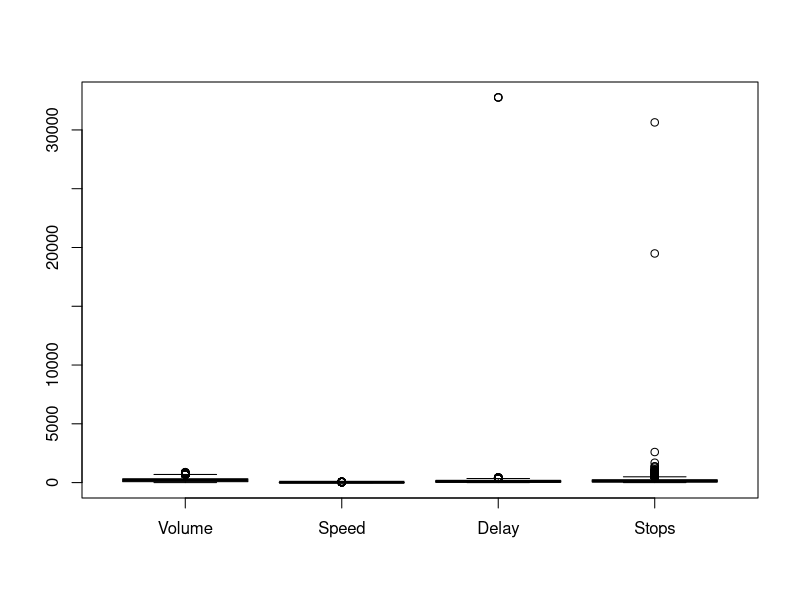
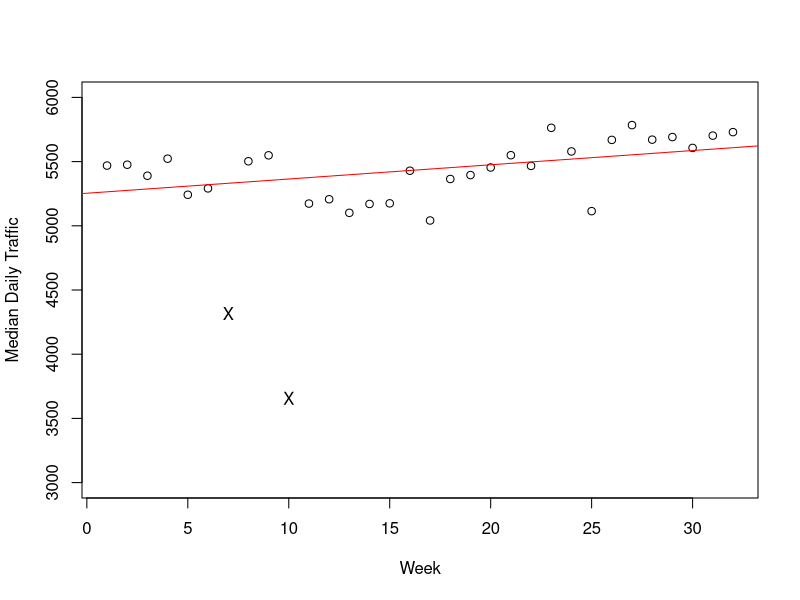

The R source for these figures, in order: (Note: a time limit stopped this script after it produced the figures.)
# Trends
# Three Degrees of Freedom
rm(list=ls())

# Functions --------------------------------------------------------------------

# dayToIndices
#
# Convert a day in the data set into a day and week index coordinate.
#
# Accepts:
#   day - An integer day that represents the day of sampling.
#
# Returns:
#   day - The index for the day for a list of day matricies.
#   week- The week index for the day matrix.

dayToIndices <- function(day) {
    week <- ceiling(day/7)
    day <- day %% 7
    if (day == 0) {day = 7}
    return(c(day=day, week=week))
}

# Data preparation -------------------------------------------------------------
traffic <- read.csv("UrbanAnalytics2015.csv", sep=" ")
traffic$DateTime <- strptime(traffic$DateTime, "%m/%d/%y %H:%M")

bp <- boxplot(traffic[1:4])
# Remove Outliers
for (col in 1:4) {
  traffic[which(traffic[,col] >= bp$stats[5,col]),col] <- NA
}

# Time-based filtering ---------------------------------------------------------
stepsPerDay <- 1440/5
days <- 31
steps = days * stepsPerDay

dayList<-c("Sun.","Mon.","Tues.","Wed.","Thurs.","Fri.","Sat.")

# Bin the volume each day  -----------------------------------------------------

days <- traffic$DateTime[nrow(traffic)]$yday + 356 - traffic$DateTime[1]$yday
weeks = floor(days/7)
matrices <- list()
templates <- list()
for (wday in 0:6) {

    ## For each weekday, compile a matrix of every week's version and compare
    weeklySubset = traffic[which(traffic$DateTime$wday == wday),]
    weeklyMatrix <- matrix(NA,ncol=288, nrow=weeks)
    for (index in 1:nrow(weeklySubset)) {
        dayNumber = 1+  weeklySubset$DateTime[index]$yday + 356 *(weeklySubset$DateTime[index]$year - 113)  - weeklySubset$DateTime[1]$yday
        week = 1 + floor(dayNumber/7)
        minute = 1 + (weeklySubset$DateTime[index]$min + (60*weeklySubset$DateTime[index]$hour))/5

        weeklyMatrix[week, minute] = weeklySubset$Volume[index]
        print(paste(week, minute,weeklySubset$Volume[index]))

    }
    template <- apply(weeklyMatrix, 2, median, na.rm=T)
    matrices <- c(matrices, list(weeklyMatrix))
    templates <- c(templates, list(template))
}

# Total traffic for each day ---------------------------------------------------
results <- matrix(0, nrow=32)
for (week in 1:32) {
    weekData <- numeric(7)
    for(wday in 1:7){
        # Divide by 12 because each element is vehicles/hour per 5 minute segment
        totalTraffic <- sum(matrices[[wday]][week,],na.rm=T)/12
        weekData[wday] <- totalTraffic
    }
    results[week,1] <- median(weekData, na.rm=T)
}

# Remove holidays
holidays <- matrix(0, ncol=2, nrow=2)
holidays[1,] <- c(10, results[10])
holidays[2,] <- c(7, results[7])
results[c(10, 7)] <- NA

# Plot
plot(results[1:nrow(results),],
     ylab="Median Daily Traffic",
     xlab="Week", ylim=c(3000, 6000))
points(holidays, pch="X")

# Regress regress! -
week <- 1:32
trafficVolume <- results[1:32,]
model <- lm(trafficVolume~week)
summary(model)
abline(model, col="red")

cat(paste("The traffic volume is growing at",model$coefficients[2],"vehicles per week."))

# Bin the delay each day  -----------------------------------------------------

days <- traffic$DateTime[nrow(traffic)]$yday + 356 - traffic$DateTime[1]$yday
weeks = floor(days/7)
matrices <- list()
templates <- list()
for (wday in 0:6) {

    ## For each weekday, compile a matrix of every week's version and compare
    weeklySubset = traffic[which(traffic$DateTime$wday == wday),]
    weeklyMatrix <- matrix(NA,ncol=288, nrow=weeks)
    for (index in 1:nrow(weeklySubset)) {
        dayNumber = 1+  weeklySubset$DateTime[index]$yday + 356 *(weeklySubset$DateTime[index]$year - 113)  - weeklySubset$DateTime[1]$yday
        week = 1 + floor(dayNumber/7)
        minute = 1 + (weeklySubset$DateTime[index]$min + (60*weeklySubset$DateTime[index]$hour))/5

        weeklyMatrix[week, minute] = weeklySubset$Delay[index]

    }
    template <- apply(weeklyMatrix, 2, median, na.rm=T)
    matrices <- c(matrices, list(weeklyMatrix))
    templates <- c(templates, list(template))
}


# Total traffic for each day ---------------------------------------------------
delayResults <- matrix(0, nrow=32)
for (week in 1:32) {
    weekData <- numeric(7)
    for(wday in 1:7){
        # Divide by 12 because each element is vehicles/hour per 5 minute segment
        totalTraffic <- median(matrices[[wday]][week,],na.rm=T)
        weekData[wday] <- totalTraffic
    }
    delayResults[week,1] <- median(weekData, na.rm=T)
}

# Remove holidays
holidays <- matrix(0, ncol=2, nrow=2)
holidays[1,] <- c(10, delayResults[10])
holidays[2,] <- c(7, delayResults[7])
delayResults[c(10, 7)] <- NA

# Plot
plot(delayResults[1:nrow(delayResults),],
     ylab="Median Traffic Delay (Seconds)",
     xlab="Week", ylim=c(65, 130))
points(holidays, pch="X")

# Regress regress! -------------------------------------------------------------
week <- 1:32
trafficDelay <- delayResults[1:32,]
model <- lm(trafficDelay~week)
abline(model, col="red")
summary(model)

cat(paste("The delay time is increasing at",model$coefficients[2],"seconds per week."))
